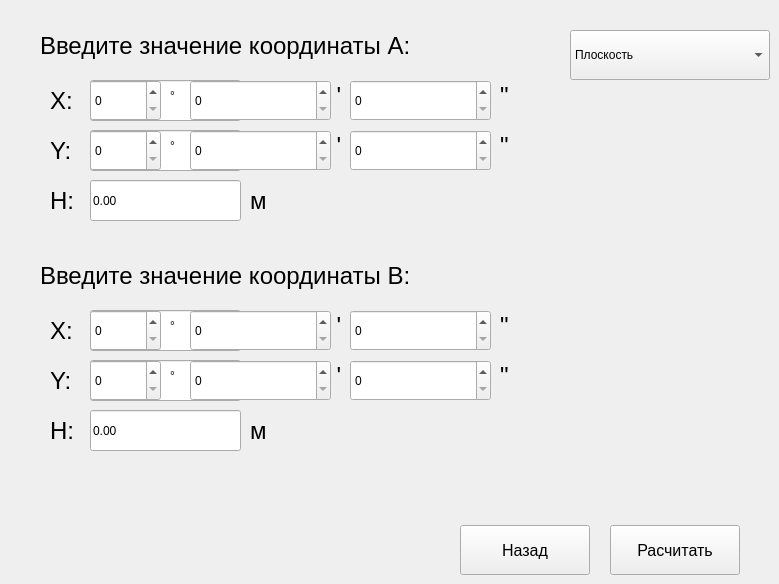
    <widget class="QWidget" name="inputInverseGD_page">
     <widget class="QLabel" name="label_inverseGD_inputAx">
      <property name="geometry">
       <rect>
        <x>50</x>
        <y>80</y>
        <width>31</width>
        <height>41</height>
       </rect>
      </property>
      <property name="font">
       <font>
        <pointsize>18</pointsize>
       </font>
      </property>
      <property name="text">
       <string>X:</string>
      </property>
     </widget>
     <widget class="QPushButton" name="pushButton_inverseGD_back">
      <property name="geometry">
       <rect>
        <x>460</x>
        <y>525</y>
        <width>130</width>
        <height>50</height>
       </rect>
      </property>
      <property name="font">
       <font>
        <pointsize>12</pointsize>
       </font>
      </property>
      <property name="text">
       <string>Назад</string>
      </property>
     </widget>
     <widget class="QLineEdit" name="lineEdit_inverseGD_inputAx">
      <property name="geometry">
       <rect>
        <x>90</x>
        <y>80</y>
        <width>151</width>
        <height>41</height>
       </rect>
      </property>
      <property name="locale">
       <locale language="English" country="UnitedStates"/>
      </property>
      <property name="text">
       <string>0.00</string>
      </property>
     </widget>
     <widget class="QLabel" name="label_inverseGD_inputAy">
      <property name="geometry">
       <rect>
        <x>50</x>
        <y>130</y>
        <width>31</width>
        <height>41</height>
       </rect>
      </property>
      <property name="font">
       <font>
        <pointsize>18</pointsize>
       </font>
      </property>
      <property name="text">
       <string>Y:</string>
      </property>
     </widget>
     <widget class="QPushButton" name="pushButton_inverseGD_solve">
      <property name="geometry">
       <rect>
        <x>610</x>
        <y>525</y>
        <width>130</width>
        <height>50</height>
       </rect>
      </property>
      <property name="font">
       <font>
        <pointsize>12</pointsize>
       </font>
      </property>
      <property name="text">
       <string>Расчитать</string>
      </property>
     </widget>
     <widget class="QLabel" name="label_inverseGD_inputA">
      <property name="geometry">
       <rect>
        <x>40</x>
        <y>20</y>
        <width>471</width>
        <height>51</height>
       </rect>
      </property>
      <property name="font">
       <font>
        <pointsize>18</pointsize>
       </font>
      </property>
      <property name="text">
       <string>Введите значение координаты A:</string>
      </property>
     </widget>
     <widget class="QLineEdit" name="lineEdit_inverseGD_inputAy">
      <property name="geometry">
       <rect>
        <x>90</x>
        <y>130</y>
        <width>151</width>
        <height>41</height>
       </rect>
      </property>
      <property name="locale">
       <locale language="English" country="UnitedStates"/>
      </property>
      <property name="text">
       <string>0.00</string>
      </property>
     </widget>
     <widget class="QLabel" name="label_inverseGD_inputBx">
      <property name="geometry">
       <rect>
        <x>50</x>
        <y>310</y>
        <width>31</width>
        <height>41</height>
       </rect>
      </property>
      <property name="font">
       <font>
        <pointsize>18</pointsize>
       </font>
      </property>
      <property name="text">
       <string>X:</string>
      </property>
     </widget>
     <widget class="QLabel" name="label_inverseGD_inputB">
      <property name="geometry">
       <rect>
        <x>40</x>
        <y>250</y>
        <width>471</width>
        <height>51</height>
       </rect>
      </property>
      <property name="font">
       <font>
        <pointsize>18</pointsize>
       </font>
      </property>
      <property name="text">
       <string>Введите значение координаты B:</string>
      </property>
     </widget>
     <widget class="QLineEdit" name="lineEdit_inverseGD_inputBx">
      <property name="geometry">
       <rect>
        <x>90</x>
        <y>310</y>
        <width>151</width>
        <height>41</height>
       </rect>
      </property>
      <property name="locale">
       <locale language="English" country="UnitedStates"/>
      </property>
      <property name="text">
       <string>0.00</string>
      </property>
     </widget>
     <widget class="QLabel" name="label_inverseGD_inputBy">
      <property name="geometry">
       <rect>
        <x>50</x>
        <y>360</y>
        <width>31</width>
        <height>41</height>
       </rect>
      </property>
      <property name="font">
       <font>
        <pointsize>18</pointsize>
       </font>
      </property>
      <property name="text">
       <string>Y:</string>
      </property>
     </widget>
     <widget class="QLineEdit" name="lineEdit_inverseGD_inputBy">
      <property name="geometry">
       <rect>
        <x>90</x>
        <y>360</y>
        <width>151</width>
        <height>41</height>
       </rect>
      </property>
      <property name="locale">
       <locale language="English" country="UnitedStates"/>
      </property>
      <property name="text">
       <string>0.00</string>
      </property>
     </widget>
     <widget class="QLabel" name="label_inverseGD_m">
      <property name="geometry">
       <rect>
        <x>250</x>
        <y>80</y>
        <width>21</width>
        <height>41</height>
       </rect>
      </property>
      <property name="font">
       <font>
        <pointsize>18</pointsize>
       </font>
      </property>
      <property name="text">
       <string>м</string>
      </property>
     </widget>
     <widget class="QLabel" name="label_inverseGD_m1">
      <property name="geometry">
       <rect>
        <x>250</x>
        <y>130</y>
        <width>21</width>
        <height>41</height>
       </rect>
      </property>
      <property name="font">
       <font>
        <pointsize>18</pointsize>
       </font>
      </property>
      <property name="text">
       <string>м</string>
      </property>
     </widget>
     <widget class="QLabel" name="label_inverseGD_m2">
      <property name="geometry">
       <rect>
        <x>250</x>
        <y>310</y>
        <width>21</width>
        <height>41</height>
       </rect>
      </property>
      <property name="font">
       <font>
        <pointsize>18</pointsize>
       </font>
      </property>
      <property name="text">
       <string>м</string>
      </property>
     </widget>
     <widget class="QLabel" name="label_inverseGD_m3">
      <property name="geometry">
       <rect>
        <x>250</x>
        <y>360</y>
        <width>21</width>
        <height>41</height>
       </rect>
      </property>
      <property name="font">
       <font>
        <pointsize>18</pointsize>
       </font>
      </property>
      <property name="text">
       <string>м</string>
      </property>
     </widget>
     <widget class="QComboBox" name="comboBox_inverseGD">
      <property name="geometry">
       <rect>
        <x>570</x>
        <y>30</y>
        <width>200</width>
        <height>50</height>
       </rect>
      </property>
      <item>
       <property name="text">
        <string>Плоскость</string>
       </property>
      </item>
      <item>
       <property name="text">
        <string>Плоскость H</string>
       </property>
      </item>
      <item>
       <property name="text">
        <string>Сфера</string>
       </property>
      </item>
     </widget>
     <widget class="QLineEdit" name="lineEdit_inverseGD_inputBH">
      <property name="geometry">
       <rect>
        <x>90</x>
        <y>410</y>
        <width>151</width>
        <height>41</height>
       </rect>
      </property>
      <property name="locale">
       <locale language="English" country="UnitedStates"/>
      </property>
      <property name="text">
       <string>0.00</string>
      </property>
     </widget>
     <widget class="QLabel" name="label_inverseGD_m_h">
      <property name="geometry">
       <rect>
        <x>250</x>
        <y>410</y>
        <width>21</width>
        <height>41</height>
       </rect>
      </property>
      <property name="font">
       <font>
        <pointsize>18</pointsize>
       </font>
      </property>
      <property name="text">
       <string>м</string>
      </property>
     </widget>
     <widget class="QLabel" name="label_inverseGD_inputBH">
      <property name="geometry">
       <rect>
        <x>50</x>
        <y>410</y>
        <width>31</width>
        <height>41</height>
       </rect>
      </property>
      <property name="font">
       <font>
        <pointsize>18</pointsize>
       </font>
      </property>
      <property name="text">
       <string>H:</string>
      </property>
     </widget>
     <widget class="QLabel" name="label_inverseGD_m_h_2">
      <property name="geometry">
       <rect>
        <x>250</x>
        <y>180</y>
        <width>21</width>
        <height>41</height>
       </rect>
      </property>
      <property name="font">
       <font>
        <pointsize>18</pointsize>
       </font>
      </property>
      <property name="text">
       <string>м</string>
      </property>
     </widget>
     <widget class="QLabel" name="label_inverseGD_inputAH">
      <property name="geometry">
       <rect>
        <x>50</x>
        <y>180</y>
        <width>31</width>
        <height>41</height>
       </rect>
      </property>
      <property name="font">
       <font>
        <pointsize>18</pointsize>
       </font>
      </property>
      <property name="text">
       <string>H:</string>
      </property>
     </widget>
     <widget class="QLineEdit" name="lineEdit_inverseGD_inputAH">
      <property name="geometry">
       <rect>
        <x>90</x>
        <y>180</y>
        <width>151</width>
        <height>41</height>
       </rect>
      </property>
      <property name="locale">
       <locale language="English" country="UnitedStates"/>
      </property>
      <property name="text">
       <string>0.00</string>
      </property>
     </widget>
     <widget class="QLabel" name="label_inversGD_Ax_degree">
      <property name="geometry">
       <rect>
        <x>170</x>
        <y>80</y>
        <width>16</width>
        <height>31</height>
       </rect>
      </property>
      <property name="text">
       <string>°</string>
      </property>
     </widget>
     <widget class="QSpinBox" name="spinBox_invresGD_inputAX_seconds">
      <property name="geometry">
       <rect>
        <x>350</x>
        <y>80</y>
        <width>141</width>
        <height>41</height>
       </rect>
      </property>
      <property name="wrapping">
       <bool>false</bool>
      </property>
      <property name="frame">
       <bool>true</bool>
      </property>
      <property name="readOnly">
       <bool>false</bool>
      </property>
      <property name="accelerated">
       <bool>false</bool>
      </property>
      <property name="keyboardTracking">
       <bool>true</bool>
      </property>
      <property name="showGroupSeparator" stdset="0">
       <bool>false</bool>
      </property>
      <property name="maximum">
       <number>1000000000</number>
      </property>
      <property name="stepType">
       <enum>QAbstractSpinBox::AdaptiveDecimalStepType</enum>
      </property>
     </widget>
     <widget class="QSpinBox" name="spinBox_invresGD_inputAX_degrees">
      <property name="geometry">
       <rect>
        <x>90</x>
        <y>80</y>
        <width>71</width>
        <height>41</height>
       </rect>
      </property>
      <property name="wrapping">
       <bool>false</bool>
      </property>
      <property name="frame">
       <bool>true</bool>
      </property>
      <property name="readOnly">
       <bool>false</bool>
      </property>
      <property name="accelerated">
       <bool>false</bool>
      </property>
      <property name="keyboardTracking">
       <bool>true</bool>
      </property>
      <property name="showGroupSeparator" stdset="0">
       <bool>false</bool>
      </property>
      <property name="maximum">
       <number>1000000000</number>
      </property>
      <property name="stepType">
       <enum>QAbstractSpinBox::AdaptiveDecimalStepType</enum>
      </property>
     </widget>
     <widget class="QLabel" name="label_inversGD_Ax_minute">
      <property name="geometry">
       <rect>
        <x>330</x>
        <y>80</y>
        <width>16</width>
        <height>31</height>
       </rect>
      </property>
      <property name="font">
       <font>
        <pointsize>18</pointsize>
       </font>
      </property>
      <property name="text">
       <string> '</string>
      </property>
     </widget>
     <widget class="QSpinBox" name="spinBox_invresGD_inputAX_minutes">
      <property name="geometry">
       <rect>
        <x>190</x>
        <y>130</y>
        <width>141</width>
        <height>41</height>
       </rect>
      </property>
      <property name="wrapping">
       <bool>false</bool>
      </property>
      <property name="frame">
       <bool>true</bool>
      </property>
      <property name="readOnly">
       <bool>false</bool>
      </property>
      <property name="accelerated">
       <bool>false</bool>
      </property>
      <property name="keyboardTracking">
       <bool>true</bool>
      </property>
      <property name="showGroupSeparator" stdset="0">
       <bool>false</bool>
      </property>
      <property name="maximum">
       <number>1000000000</number>
      </property>
      <property name="stepType">
       <enum>QAbstractSpinBox::AdaptiveDecimalStepType</enum>
      </property>
     </widget>
     <widget class="QLabel" name="label_inversGD_Ax_second">
      <property name="geometry">
       <rect>
        <x>500</x>
        <y>80</y>
        <width>16</width>
        <height>31</height>
       </rect>
      </property>
      <property name="font">
       <font>
        <pointsize>18</pointsize>
       </font>
      </property>
      <property name="text">
       <string>&quot;</string>
      </property>
     </widget>
     <widget class="QLabel" name="label_inversGD_Ay_degree">
      <property name="geometry">
       <rect>
        <x>170</x>
        <y>130</y>
        <width>16</width>
        <height>31</height>
       </rect>
      </property>
      <property name="text">
       <string>°</string>
      </property>
     </widget>
     <widget class="QSpinBox" name="spinBox_invresGD_inputAY_seconds">
      <property name="geometry">
       <rect>
        <x>350</x>
        <y>130</y>
        <width>141</width>
        <height>41</height>
       </rect>
      </property>
      <property name="wrapping">
       <bool>false</bool>
      </property>
      <property name="frame">
       <bool>true</bool>
      </property>
      <property name="readOnly">
       <bool>false</bool>
      </property>
      <property name="accelerated">
       <bool>false</bool>
      </property>
      <property name="keyboardTracking">
       <bool>true</bool>
      </property>
      <property name="showGroupSeparator" stdset="0">
       <bool>false</bool>
      </property>
      <property name="maximum">
       <number>1000000000</number>
      </property>
      <property name="stepType">
       <enum>QAbstractSpinBox::AdaptiveDecimalStepType</enum>
      </property>
     </widget>
     <widget class="QSpinBox" name="spinBox_invresGD_inputAY_degrees">
      <property name="geometry">
       <rect>
        <x>90</x>
        <y>130</y>
        <width>71</width>
        <height>41</height>
       </rect>
      </property>
      <property name="wrapping">
       <bool>false</bool>
      </property>
      <property name="frame">
       <bool>true</bool>
      </property>
      <property name="readOnly">
       <bool>false</bool>
      </property>
      <property name="accelerated">
       <bool>false</bool>
      </property>
      <property name="keyboardTracking">
       <bool>true</bool>
      </property>
      <property name="showGroupSeparator" stdset="0">
       <bool>false</bool>
      </property>
      <property name="maximum">
       <number>1000000000</number>
      </property>
      <property name="stepType">
       <enum>QAbstractSpinBox::AdaptiveDecimalStepType</enum>
      </property>
     </widget>
     <widget class="QLabel" name="label_inversGD_Ay_minute">
      <property name="geometry">
       <rect>
        <x>330</x>
        <y>130</y>
        <width>16</width>
        <height>31</height>
       </rect>
      </property>
      <property name="font">
       <font>
        <pointsize>18</pointsize>
       </font>
      </property>
      <property name="text">
       <string> '</string>
      </property>
     </widget>
     <widget class="QSpinBox" name="spinBox_invresGD_inputAY_minutes">
      <property name="geometry">
       <rect>
        <x>190</x>
        <y>80</y>
        <width>141</width>
        <height>41</height>
       </rect>
      </property>
      <property name="wrapping">
       <bool>false</bool>
      </property>
      <property name="frame">
       <bool>true</bool>
      </property>
      <property name="readOnly">
       <bool>false</bool>
      </property>
      <property name="accelerated">
       <bool>false</bool>
      </property>
      <property name="keyboardTracking">
       <bool>true</bool>
      </property>
      <property name="showGroupSeparator" stdset="0">
       <bool>false</bool>
      </property>
      <property name="maximum">
       <number>1000000000</number>
      </property>
      <property name="stepType">
       <enum>QAbstractSpinBox::AdaptiveDecimalStepType</enum>
      </property>
     </widget>
     <widget class="QLabel" name="label_inversGD_Ay_second">
      <property name="geometry">
       <rect>
        <x>500</x>
        <y>130</y>
        <width>16</width>
        <height>31</height>
       </rect>
      </property>
      <property name="font">
       <font>
        <pointsize>18</pointsize>
       </font>
      </property>
      <property name="text">
       <string>&quot;</string>
      </property>
     </widget>
     <widget class="QLabel" name="label_inversGD_Bx_degree">
      <property name="geometry">
       <rect>
        <x>170</x>
        <y>310</y>
        <width>16</width>
        <height>31</height>
       </rect>
      </property>
      <property name="text">
       <string>°</string>
      </property>
     </widget>
     <widget class="QSpinBox" name="spinBox_invresGD_inputBX_seconds">
      <property name="geometry">
       <rect>
        <x>350</x>
        <y>310</y>
        <width>141</width>
        <height>41</height>
       </rect>
      </property>
      <property name="wrapping">
       <bool>false</bool>
      </property>
      <property name="frame">
       <bool>true</bool>
      </property>
      <property name="readOnly">
       <bool>false</bool>
      </property>
      <property name="accelerated">
       <bool>false</bool>
      </property>
      <property name="keyboardTracking">
       <bool>true</bool>
      </property>
      <property name="showGroupSeparator" stdset="0">
       <bool>false</bool>
      </property>
      <property name="maximum">
       <number>1000000000</number>
      </property>
      <property name="stepType">
       <enum>QAbstractSpinBox::AdaptiveDecimalStepType</enum>
      </property>
     </widget>
     <widget class="QSpinBox" name="spinBox_invresGD_inputBX_degrees">
      <property name="geometry">
       <rect>
        <x>90</x>
        <y>310</y>
        <width>71</width>
        <height>41</height>
       </rect>
      </property>
      <property name="wrapping">
       <bool>false</bool>
      </property>
      <property name="frame">
       <bool>true</bool>
      </property>
      <property name="readOnly">
       <bool>false</bool>
      </property>
      <property name="accelerated">
       <bool>false</bool>
      </property>
      <property name="keyboardTracking">
       <bool>true</bool>
      </property>
      <property name="showGroupSeparator" stdset="0">
       <bool>false</bool>
      </property>
      <property name="maximum">
       <number>1000000000</number>
      </property>
      <property name="stepType">
       <enum>QAbstractSpinBox::AdaptiveDecimalStepType</enum>
      </property>
     </widget>
     <widget class="QLabel" name="label_inversGD_Bx_minute">
      <property name="geometry">
       <rect>
        <x>330</x>
        <y>310</y>
        <width>16</width>
        <height>31</height>
       </rect>
      </property>
      <property name="font">
       <font>
        <pointsize>18</pointsize>
       </font>
      </property>
      <property name="text">
       <string> '</string>
      </property>
     </widget>
     <widget class="QSpinBox" name="spinBox_invresGD_inputBX_minutes">
      <property name="geometry">
       <rect>
        <x>190</x>
        <y>310</y>
        <width>141</width>
        <height>41</height>
       </rect>
      </property>
      <property name="wrapping">
       <bool>false</bool>
      </property>
      <property name="frame">
       <bool>true</bool>
      </property>
      <property name="readOnly">
       <bool>false</bool>
      </property>
      <property name="accelerated">
       <bool>false</bool>
      </property>
      <property name="keyboardTracking">
       <bool>true</bool>
      </property>
      <property name="showGroupSeparator" stdset="0">
       <bool>false</bool>
      </property>
      <property name="maximum">
       <number>1000000000</number>
      </property>
      <property name="stepType">
       <enum>QAbstractSpinBox::AdaptiveDecimalStepType</enum>
      </property>
     </widget>
     <widget class="QLabel" name="label_inversGD_Bx_second">
      <property name="geometry">
       <rect>
        <x>500</x>
        <y>310</y>
        <width>16</width>
        <height>31</height>
       </rect>
      </property>
      <property name="font">
       <font>
        <pointsize>18</pointsize>
       </font>
      </property>
      <property name="text">
       <string>&quot;</string>
      </property>
     </widget>
     <widget class="QLabel" name="label_inversGD_By_degree">
      <property name="geometry">
       <rect>
        <x>170</x>
        <y>360</y>
        <width>16</width>
        <height>31</height>
       </rect>
      </property>
      <property name="text">
       <string>°</string>
      </property>
     </widget>
     <widget class="QSpinBox" name="spinBox_invresGD_inputBY_seconds">
      <property name="geometry">
       <rect>
        <x>350</x>
        <y>360</y>
        <width>141</width>
        <height>41</height>
       </rect>
      </property>
      <property name="wrapping">
       <bool>false</bool>
      </property>
      <property name="frame">
       <bool>true</bool>
      </property>
      <property name="readOnly">
       <bool>false</bool>
      </property>
      <property name="accelerated">
       <bool>false</bool>
      </property>
      <property name="keyboardTracking">
       <bool>true</bool>
      </property>
      <property name="showGroupSeparator" stdset="0">
       <bool>false</bool>
      </property>
      <property name="maximum">
       <number>1000000000</number>
      </property>
      <property name="stepType">
       <enum>QAbstractSpinBox::AdaptiveDecimalStepType</enum>
      </property>
     </widget>
     <widget class="QSpinBox" name="spinBox_invresGD_inputBY_degrees">
      <property name="geometry">
       <rect>
        <x>90</x>
        <y>360</y>
        <width>71</width>
        <height>41</height>
       </rect>
      </property>
      <property name="wrapping">
       <bool>false</bool>
      </property>
      <property name="frame">
       <bool>true</bool>
      </property>
      <property name="readOnly">
       <bool>false</bool>
      </property>
      <property name="accelerated">
       <bool>false</bool>
      </property>
      <property name="keyboardTracking">
       <bool>true</bool>
      </property>
      <property name="showGroupSeparator" stdset="0">
       <bool>false</bool>
      </property>
      <property name="maximum">
       <number>1000000000</number>
      </property>
      <property name="stepType">
       <enum>QAbstractSpinBox::AdaptiveDecimalStepType</enum>
      </property>
     </widget>
     <widget class="QLabel" name="label_inversGD_By_minute">
      <property name="geometry">
       <rect>
        <x>330</x>
        <y>360</y>
        <width>16</width>
        <height>31</height>
       </rect>
      </property>
      <property name="font">
       <font>
        <pointsize>18</pointsize>
       </font>
      </property>
      <property name="text">
       <string> '</string>
      </property>
     </widget>
     <widget class="QSpinBox" name="spinBox_invresGD_inputBY_minutes">
      <property name="geometry">
       <rect>
        <x>190</x>
        <y>360</y>
        <width>141</width>
        <height>41</height>
       </rect>
      </property>
      <property name="wrapping">
       <bool>false</bool>
      </property>
      <property name="frame">
       <bool>true</bool>
      </property>
      <property name="readOnly">
       <bool>false</bool>
      </property>
      <property name="accelerated">
       <bool>false</bool>
      </property>
      <property name="keyboardTracking">
       <bool>true</bool>
      </property>
      <property name="showGroupSeparator" stdset="0">
       <bool>false</bool>
      </property>
      <property name="maximum">
       <number>1000000000</number>
      </property>
      <property name="stepType">
       <enum>QAbstractSpinBox::AdaptiveDecimalStepType</enum>
      </property>
     </widget>
     <widget class="QLabel" name="label_inversGD_By_second">
      <property name="geometry">
       <rect>
        <x>500</x>
        <y>360</y>
        <width>16</width>
        <height>31</height>
       </rect>
      </property>
      <property name="font">
       <font>
        <pointsize>18</pointsize>
       </font>
      </property>
      <property name="text">
       <string>&quot;</string>
      </property>
     </widget>
    </widget>
